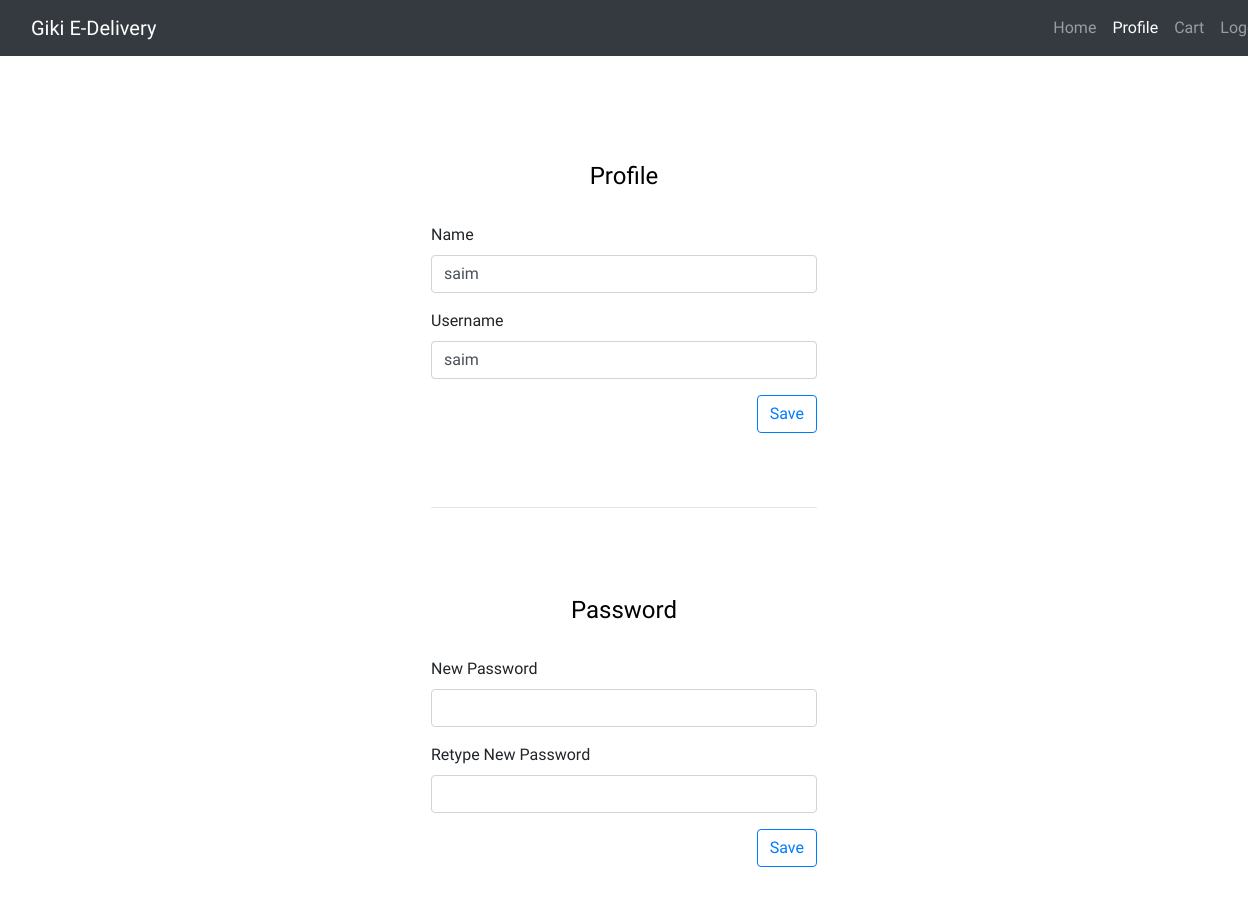
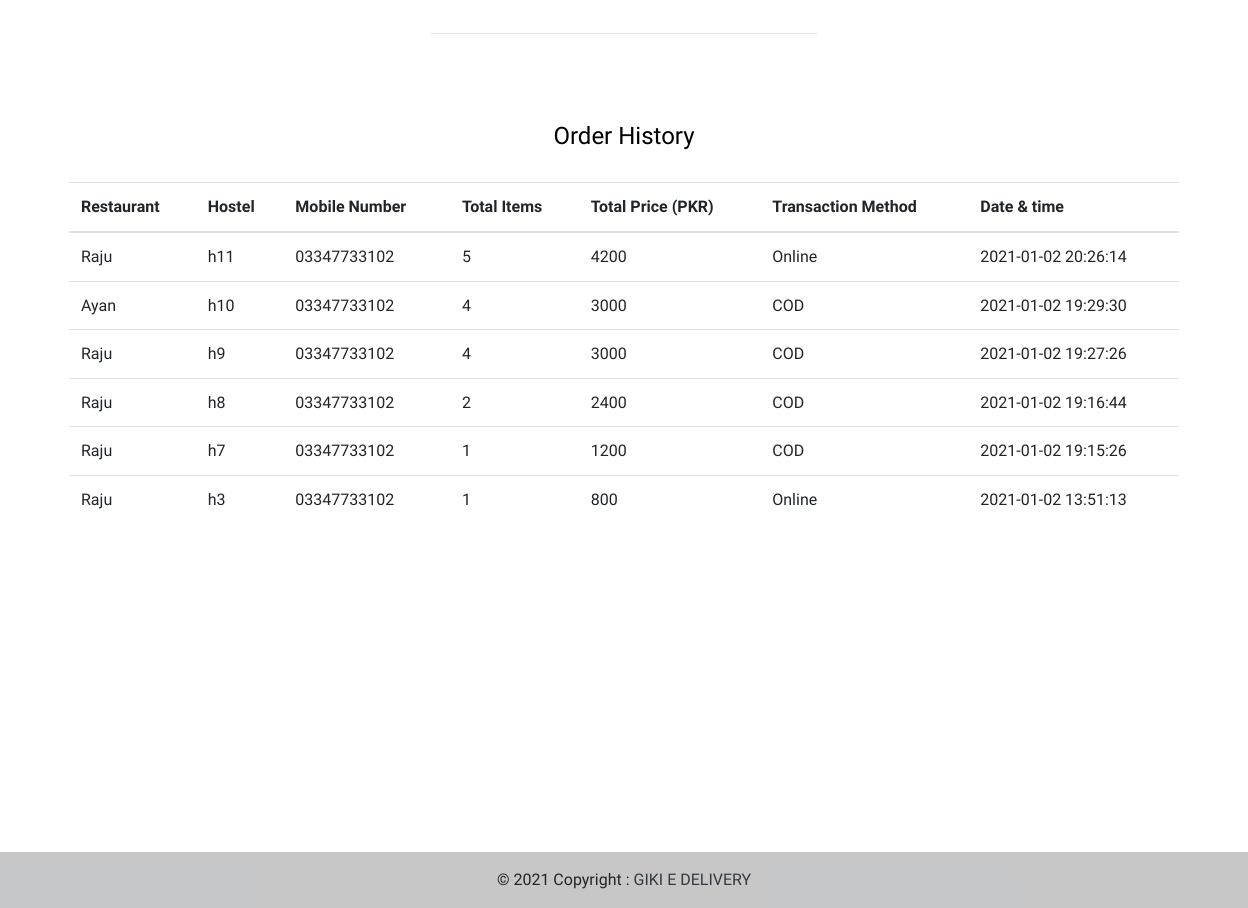
Page /profile.php (signed in) on the committed database (2 pictures, top to bottom).
### tables this page shows
CREATE TABLE `payments` (
  `id` int(11) NOT NULL,
  `order_id` int(100) NOT NULL,
  `restaurant_name` varchar(255) NOT NULL,
  `username` varchar(255) NOT NULL,
  `transaction_id` varchar(50) DEFAULT NULL,
  `total_price` float(10,2) NOT NULL,
  `quantity` varchar(10) NOT NULL,
  `status` varchar(25) NOT NULL COMMENT '0=Failed, 1=Success',
  `date` timestamp NOT NULL DEFAULT current_timestamp(),
  `payment_method` varchar(255) NOT NULL
);

CREATE TABLE `orders` (
  `o_id` int(11) NOT NULL,
  `restaurant_name` varchar(255) NOT NULL,
  `o_items` varchar(255) NOT NULL,
  `o_price` varchar(255) NOT NULL,
  `username` varchar(255) NOT NULL,
  `user_fullname` varchar(255) NOT NULL,
  `contact_number` varchar(255) NOT NULL,
  `hostel` varchar(255) NOT NULL
);

### includes/functions.php (called while the page is built)
<?php
function isLoggedIn()
{
    if(isset($_SESSION['username']))
    {
        return true;
    }
    else
    {
    	return false;
    }
}
 ?>

### profile.php (the view, shortened to what this page needs)
<?php
include "includes/connection.php";
include "includes/functions.php";
 ?>
<!doctype html>
<html lang="en">
  <head>
    <link rel="stylesheet" href="https://maxcdn.bootstrapcdn.com/bootstrap/4.0.0/css/bootstrap.min.css">
    <link rel="stylesheet" href="CSS/style.css">
    <link rel="stylesheet" href="https://cdnjs.cloudflare.com/ajax/libs/material-design-icons/3.0.1/iconfont/material-icons.min.css">
  </head>
  <body>
  <nav class="navbar navbar-expand-lg navbar-dark bg-dark">
    <a class="navbar-brand col-md-10" href="index.php">Giki E-Delivery</a>
    <div class="collapse navbar-collapse">
      <ul class="navbar-nav mr-auto" >
        <li><a class="nav-link" href="index.php">Home</a></li>
      <?php if(isLoggedIn()): ?>
        <li class="active"><a class="nav-link" href="profile.php">Profile</a></li>
        <li><a class="nav-link" href="cart.php">Cart</a></li>
        <li><a class="nav-link" href="logout.php">Logout</a></li>
      <?php else: ?>
        <li><a class="nav-link" href="registration.php">Registration</a></li>
        <li><a class="nav-link" href="login.php">Login</a></li>
      <?php endif; ?>
        </ul>
      </div>
    </nav>
    <div class="container col-md-4" style="margin-top: 106px">
      <h4 style="color: black" class="text-center">Profile</h4><br>
      <form action="" method="post" enctype="multipart/form-data">
        <div class="form-group">
            <label for="">Name</label>
            <input type="text" name="update_name" class="form-control" required value="<?php echo $_SESSION['name'] ?>">
        </div>
        <div class="form-group">
            <label for="">Username</label>
            <input type="text" name="update_username" class="form-control" required value="<?php echo $_SESSION['username'] ?>">
        </div>
        <div class="form-group">
          <input type="submit" name="update_profile" class="btn btn-outline-primary float-right" value="Save" required>
        </div>
      </form>
<br><br><br><br>
<hr>
<br><br><br>
      <h4 style="color: black" class="text-center">Password</h4><br>
      <form action="" method="post" enctype="multipart/form-data">
        <div class="form-group">
            <label for="">New Password</label>
            <input type="text" name="update_pass" class="form-control" required>
        </div>
        <div class="form-group">
            <label for="">Retype New Password</label>
            <input type="text" name="update_pass2" class="form-control" required>
        </div>
        <div class="form-group">
          <input type="submit" name="update_password" class="btn btn-outline-primary float-right" value="Save" required>
        </div>
      </form>
<br><br><br><br>
<hr>
<br><br><br>
  </div>
<center>
  <h4 style="color: black" class="">Order History</h4><br>
  <div class="row container">
    <table class="table table-hover">
        <thead>
          <tr>
            <th>Restaurant</th>
            <th>Hostel</th>
            <th>Mobile Number</th>
            <th>Total Items</th>
            <th>Total Price (PKR)</th>
            <th>Transaction Method</th>
            <th>Date & time</th>
          </tr>
        </thead>
        <tbody>
<?php
    $username = $_SESSION['username'];
    $query = "SELECT * from orders,payments where o_id = order_id AND orders.username = '$username' order by payments.date desc";
    $result = mysqli_query($connect,$query);
    while ($row = mysqli_fetch_assoc($result))
    {
      $contact_number = $row['contact_number'];
      $hostel = $row['hostel'];
      $order_items = $row['o_items'];
      $order_price = $row['o_price'];
      $res_name = $row['restaurant_name'];
      $payment_method = $row['payment_method'];
      $date = $row['date'];
      echo "<tr>";
      echo "<td>$res_name</td>";
      echo "<td>$hostel</td>";
      echo "<td>$contact_number</td>";
      echo "<td>$order_items</td>";
      echo "<td>$order_price</td>";
      echo "<td>$payment_method</td>";
      echo "<td>$date</td>";
      echo "<tr>";
    }
 ?>
        </tbody>
    </table>
  </div>
</center>
<br><br><br><br><br><br><br><br><br><br><br><br><br>
<footer class="bg-light text-center text-lg-start">
  <div class="text-center p-3" style="background-color: rgba(0, 0, 0, 0.2)">
    © 2021 Copyright :
    <a class="text-dark" href="index.html">GIKI E DELIVERY </a>
  </div>
</footer>
  </body>
</html>

### CSS/style.css (style rules this page uses)
body { font-family: "Trirong", serif; height: 100%; }

### rows in the picture
payments: restaurant_name "Raju", order.hostel "h11", order.contact_number "03347733102", order.o_items "5", order.o_price "4200", payment_method "Online", date "2021-01-02 20:26:14"
payments: restaurant_name "Ayan", order.hostel "h10", order.contact_number "03347733102", order.o_items "4", order.o_price "3000", payment_method "COD", date "2021-01-02 19:29:30"
payments: restaurant_name "Raju", order.hostel "h9", order.contact_number "03347733102", order.o_items "4", order.o_price "3000", payment_method "COD", date "2021-01-02 19:27:26"
payments: restaurant_name "Raju", order.hostel "h8", order.contact_number "03347733102", order.o_items "2", order.o_price "2400", payment_method "COD", date "2021-01-02 19:16:44"
payments: restaurant_name "Raju", order.hostel "h7", order.contact_number "03347733102", order.o_items "1", order.o_price "1200", payment_method "COD", date "2021-01-02 19:15:26"
payments: restaurant_name "Raju", order.hostel "h3", order.contact_number "03347733102", order.o_items "1", order.o_price "800", payment_method "Online", date "2021-01-02 13:51:13"
